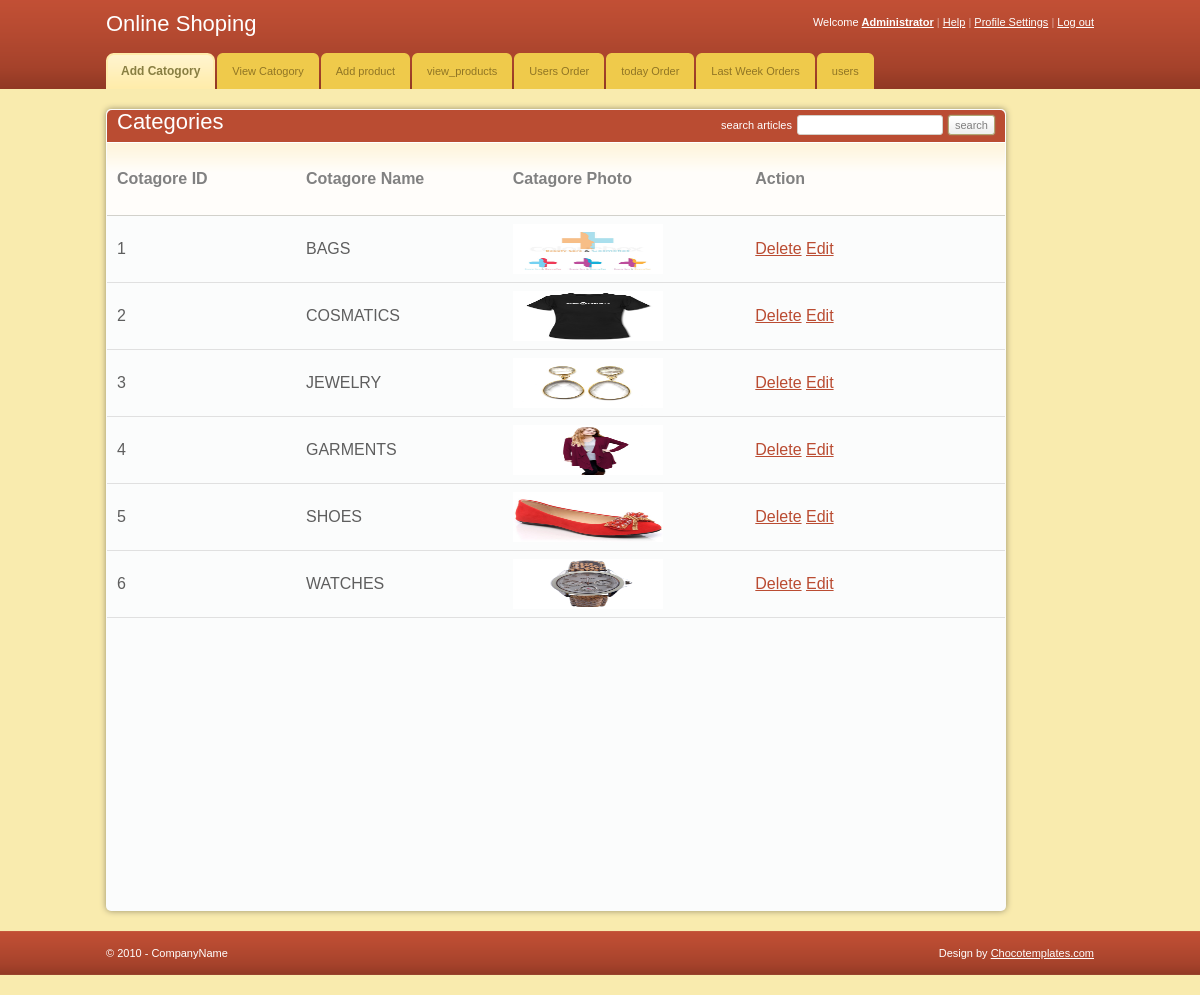
/admin/view_categories.php, run on the app's committed database.
### tables this page shows
CREATE TABLE IF NOT EXISTS `tbl_categories` (
  `cat_id` int(100) NOT NULL,
  `cat_name` varchar(100) NOT NULL,
  `cat_img` varchar(255) NOT NULL
);

### admin/view_categories.php (the view)
<?php
include "conn.php";
$query ="select * from `tbl_categories`";
	   $res= mysqli_query($con,$query);
	   $htmll="";
	   while($rows = mysqli_fetch_array($res))
	   {
	 $htmll.= '<tr>
						  <td>'.$rows['cat_id'].'</td>
						  <td>'.$rows['cat_name'].'</td>
						  <td><img src="photo/'.$rows['cat_img'].'" height="50px" width="150px" alt="no photo"/></td>
						  <td><a href="delete_categories.php?id='.$rows['cat_id'].'">Delete</a>
						  <a href="edit_category.php?id='.$rows['cat_id'].'">Edit</a>
						  </td>
					</tr>';
	   }
    include "include/head.php";
	include "include/header.php";
	include "html/view_category.php";
	include "include/footer.php";
?>

### admin/include/head.php (shortened to what this page needs)
<head>
	<link rel="stylesheet" href="css/style.css" type="text/css" media="all" />
</head>

### admin/include/header.php
<div id="header">
	<div class="shell">
		<div id="top">
			<h1><a href="#">Online Shoping</a></h1>
			<div id="top-navigation">
				Welcome <a href="#"><strong>Administrator</strong></a>
				<span>|</span>
				<a href="#">Help</a>
				<span>|</span>
				<a href="#">Profile Settings</a>
				<span>|</span>
				<a href="logout.php">Log out</a>
			</div>
		</div>
		<div id="navigation">
			<ul>
			    <li><a href="insertcatogore.php" class="active"><span>Add Catogory</span></a></li>
			    <li><a href="view_categories.php"><span>View Catogory</span></a></li>
			    <li><a href="insert_products.php"><span>Add product</span></a></li>
			    <li><a href="view_products.php"><span>view_products</span></a></li>
			    <li><a href="user_order.php"><span>Users Order</span></a></li>
                <li><a href="today_order.php"><span>today Order</span></a></li>
                <li><a href="last_week_order.php"><span>Last Week Orders</span></a></li>
			    <li><a href="view_users.php"><span>users</span></a></li>
			</ul>
		</div>
	</div>
</div>

### admin/html/view_category.php (shortened to what this page needs)
<div id="container">
	<div class="shell">
		<div id="main">
			<div id="content">
				<div class="box">
					<div class="box-head">
						<h1 class="left">Categories</h1>
						<div class="right">
							<label>search articles</label>
							<input type="text" class="field small-field" />
							<input type="submit" class="button" value="search" />
						</div>
					</div>
					<div class="table">
						<table width="100%" border="0" cellspacing="0" cellpadding="0">
                          <tr>
    						<th width="216" height="73" class="tabletd">Cotagore ID</th>
                            <th width="231">Cotagore Name</th>
    						<th width="257"> Catagore Photo</th>
    						<th width="330" >Action</th>
                         </tr>
 							<?php
			 				echo $htmll;
			 				 ?>
                        </table>
                        </div>
				</div>
			</div>
		</div>
      </div>
     <div>

### admin/include/footer.php
<div id="footer">
	<div class="shell">
		<span class="left">&copy; 2010 - CompanyName</span>
		<span class="right">
			Design by <a href="http://chocotemplates.com" target="_blank" title="The Sweetest CSS Templates WorldWide">Chocotemplates.com</a>
		</span>
	</div>
</div>

### admin/css/style.css (style rules this page uses)
* { padding:0; margin:0; outline:0; }
input, textarea, select { font-family: Verdana, sans-serif; font-size:13px; }
.field { border:solid 1px #d3cfc7; background:#fff; padding:5px; }
.small-field { border:solid 1px #d3cfc7; background:#fff; padding:3px 1px; font-size:11px; }
.button { background:#eee url(images/button.gif) repeat-x 0 0; border:solid 1px #b1a874; color:#7f7f7f; font-size:11px; padding:2px 6px 2px 6px; cursor:pointer; line-height:14px !important; }
a { color:#ba4c32; text-decoration: underline; cursor:pointer; }
.left, .alignleft { float:left; display:inline; }
.right, .alignright { float:right; display:inline; }
h1 { font-size:22px; line-height:24px; color:#fff; font-weight: normal; }
h1 a { color:#fff; text-decoration: none; }
.shell { width:988px; margin:0 auto; }
#header { height:auto; background:url(images/header.gif); white-space:nowrap; }
#header h1 { float:left; display:inline; padding-top:12px; }
#top-navigation { float:right; white-space:nowrap; color:#fff; padding-top:15px; }
#top-navigation a { color:#fff; }
#top-navigation span { color:#dca598; }
#top { height:53px; }
#navigation { height:36px; }
#navigation ul { list-style-type: none; }
#navigation ul li { float:left; display:inline; margin-right:2px; }
#navigation ul li a, #navigation ul li a span { float:left; height:36px; background:url(images/tab.gif) no-repeat 0 0; padding:0 0 0 15px; }
#navigation ul li a span { background-position:right 0; padding:0 15px 0 0; }
#navigation ul li a { line-height:36px; color:#907525; text-decoration: none; }
#navigation ul li a.active, #navigation ul li a:hover { background-position:0 bottom; }
#navigation ul li a.active span, #navigation ul li a:hover span { background-position:right bottom; }
#navigation ul li a.active { font-size:12px; font-weight: bold; color:#887e42; }
#container { padding:20px 0; }
#content { float:left; width:900px; }
.table th { background:#fffdfa url(images/th.gif) repeat-x 0 0; color:#818181; text-align: left; padding:7px 10px; border-bottom:solid 1px #d2d1cb; }
.table td { background:#fbfcfc; border-bottom:solid 1px #e0e0e0; padding:8px 10px; }
.box { background:#fbfcfc; height:100%; padding:1px; margin-bottom:20px; }
.box-head { background:#ba4c32; height:32px; color:#fff; padding: 0 10px; line-height:32px; white-space:nowrap; border-bottom:solid 1px #fff; }
.box-head .right { padding-top:5px; line-height:13px; }
.box-head .right label, .box-head .right input { float:left; }
.box-head .right label { padding:4px 0 0 0; }
.box-head .right input { margin-left:5px; }
#footer { height:44px; background:url(images/footer.gif); line-height:44px; color:#fff; }
#footer a { color:#fff; }
.box { -moz-border-radius:5px; -webkit-border-radius:5px; -moz-box-shadow: 0 0 6px #978f6c; -webkit-box-shadow: 0 0 6px #978f6c; }
.box-head { -moz-border-radius-topleft:5px; -moz-border-radius-topright:5px; -webkit-border-top-left-radius:5px; -webkit-border-top-right-radius:5px; }
.field, .button { -moz-border-radius:4px; -webkit-border-radius:4px; }
.small-field, .button, .pagging a { -moz-border-radius:3px; -webkit-border-radius:3px; }
.button { -moz-box-shadow: 0 0 2px #978f6c; -webkit-box-shadow: 0 0 2px #978f6c; }

### data on the page
tbl_categories: cat_id "1", cat_name "BAGS", cat_img (picture)
tbl_categories: cat_id "2", cat_name "COSMATICS", cat_img (picture)
tbl_categories: cat_id "3", cat_name "JEWELRY", cat_img (picture)
tbl_categories: cat_id "4", cat_name "GARMENTS", cat_img (picture)
tbl_categories: cat_id "5", cat_name "SHOES", cat_img (picture)
tbl_categories: cat_id "6", cat_name "WATCHES", cat_img (picture)
